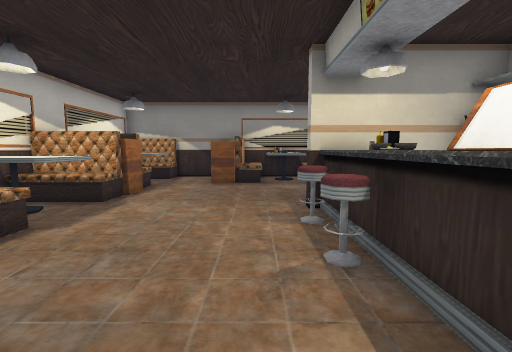
[1] (above)

14 first-person views from a walk through a scene from a Unity 3-D project. The camera is 1.3 m above the floor, tilts 6° down and sees 90° across. The floor is counted in squares, 1 m on a side. Each view is taken from the middle of a square. On the plan, view 1 faces up. The plan holds only what a view shows up to about 13 squares ahead; the rest is blank. The place goes on beyond the plan. Door leaves are left out, so doorways stand open.

[2]
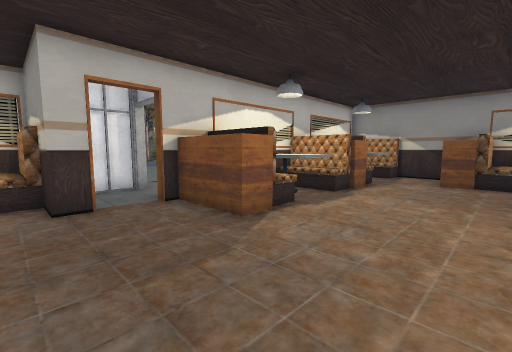

[3]
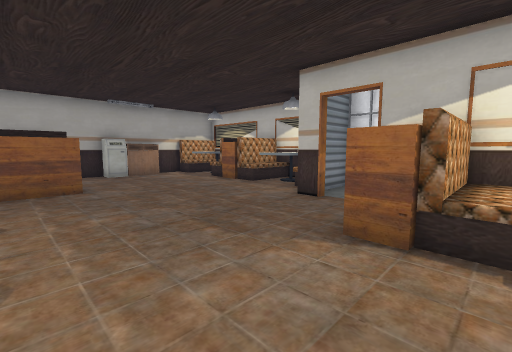

[4]
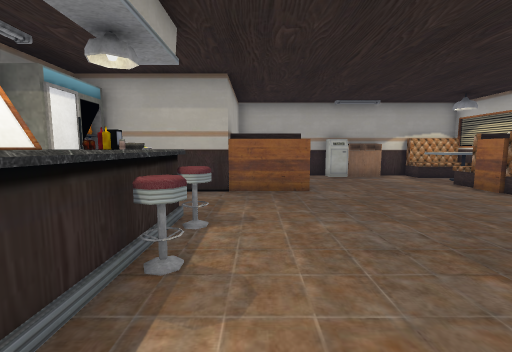

[5]
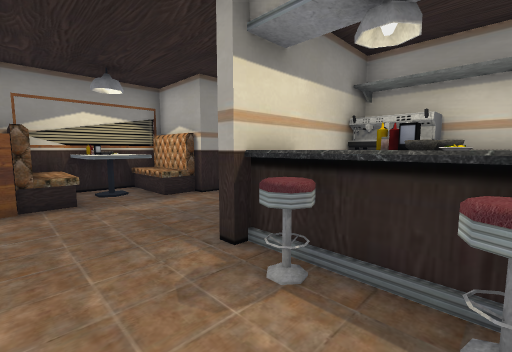

[6]
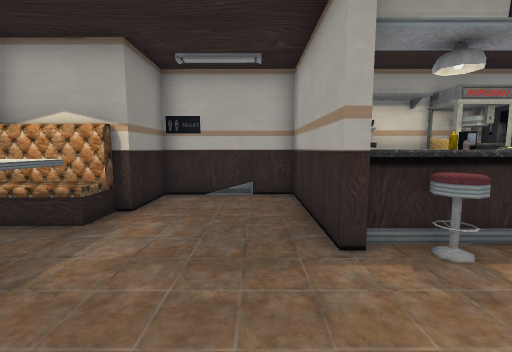

[7]
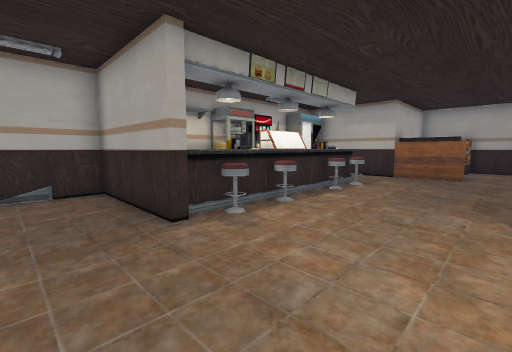

[8]
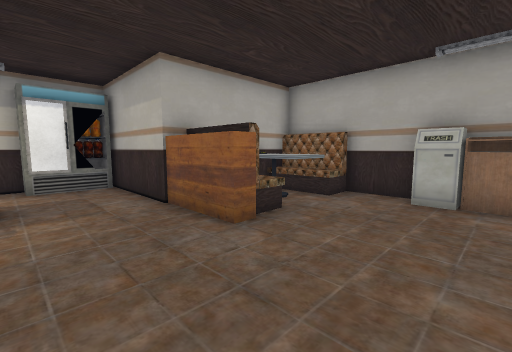

[9]
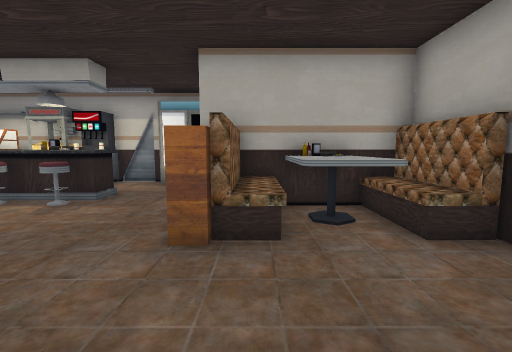

[10]
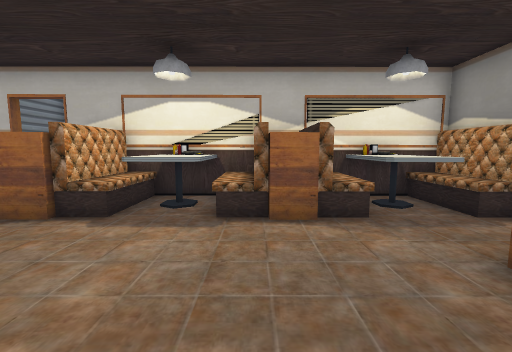

[11]
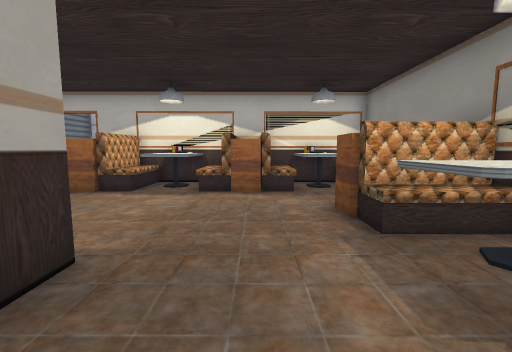

[12]
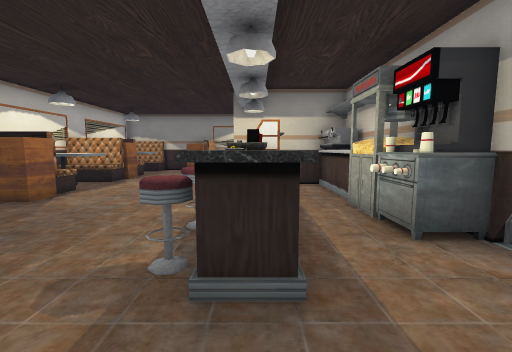

[13]
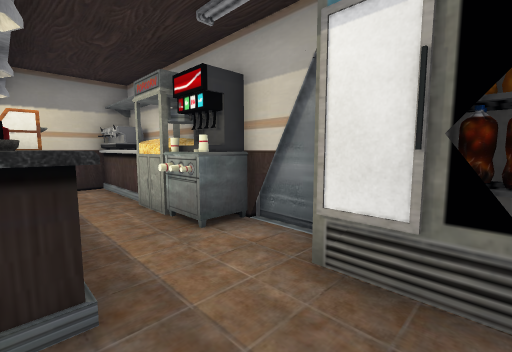

[14]
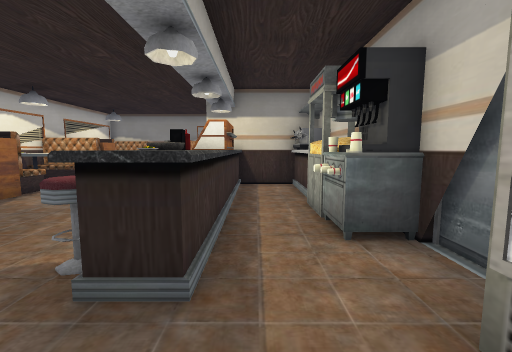

### Floor plan
Key: @ floor where view 1 was taken; # wall or solid block; . floor; D open door; = window, fence, low wall or low ledge; ^ raised ledge; T table; C chair; F fridge; O other object.
Columns run from 7 left of view 1 to 6 right of it. Each row starts with its distance up from view 1.
 12  ##########
 11  ###.##TTT#
 10  #TT.##^TT###
  9  ###........#
  8  ###........##
  7  ###........##
  6  ###....#####
  5  #TT....C^.=#
  4  ##^....##.=#
  3  ###....C^..^
  2  ###....=#.##
  1 .D......##.##
  0 ##.....@C^.###
 -1 =.......C#..##
 -2 O.......#^..##
 -3 O...........F
 -4 #..........F#
 -5 #.....#######
 -6 =.....=##
 -7 O.....TT#
 -8 #.....TT#
 -9 #^^#..#^^
-10 #######

Where each view was taken, in squares from view 1:
view 1: 0 up, 0 right, facing up
view 2: 1 down, 0 right, facing up-left
view 3: 4 up, 0 right, facing down-left
view 4: 3 up, 0 right, facing down
view 5: 3 up, 1 left, facing up-right
view 6: 7 up, 2 left, facing right
view 7: 8 up, 3 left, facing down-right
view 8: 2 down, 5 left, facing down-right
view 9: 6 down, 5 left, facing right
view 10: 7 up, 1 right, facing left
view 11: 8 up, 4 right, facing left
view 12: 4 down, 2 right, facing up
view 13: 4 down, 2 right, facing up-right
view 14: 4 down, 3 right, facing up
